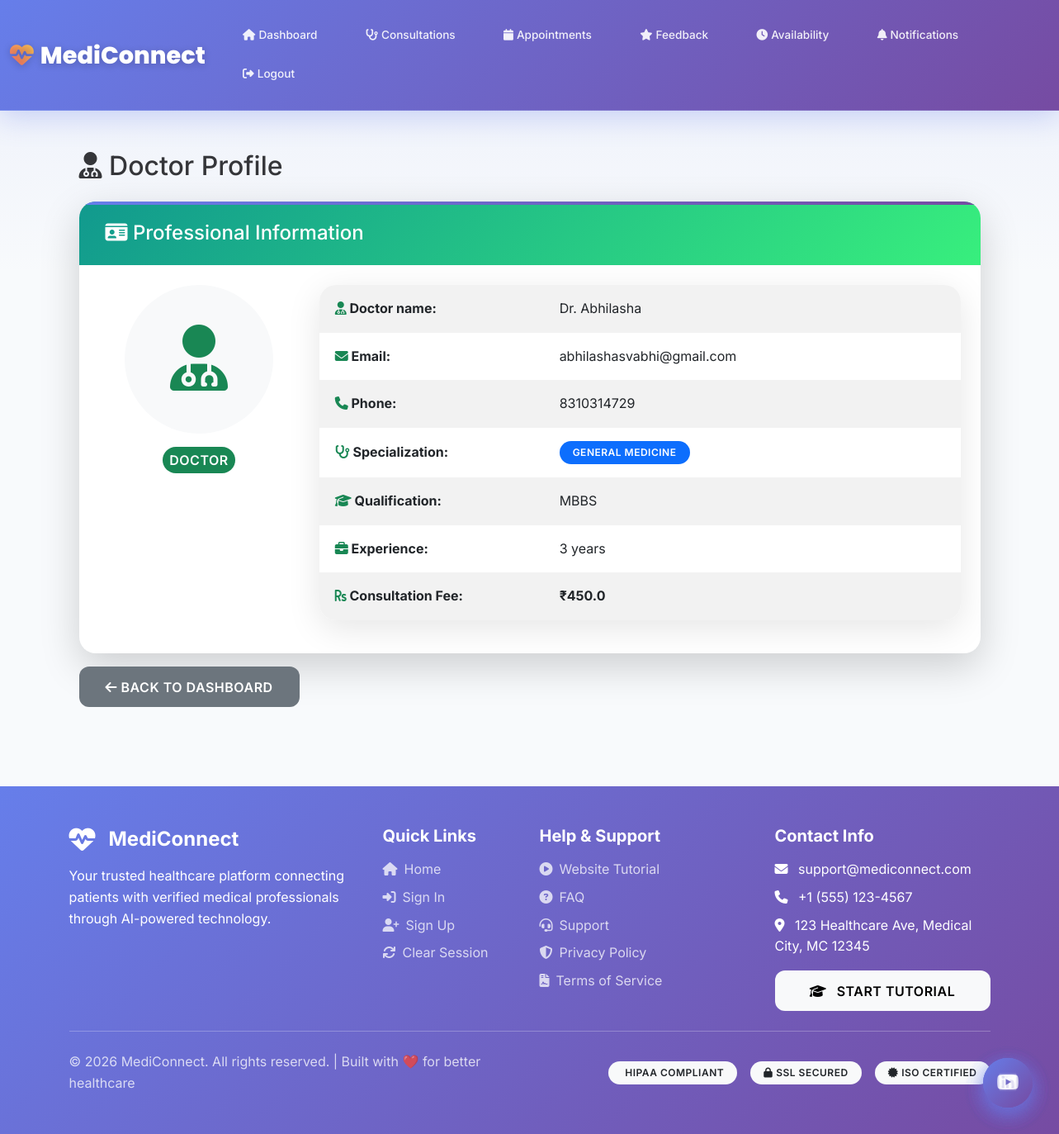
The app's page /doctor/profile (signed in) with its own data.
### tables this page shows
CREATE TABLE users (
        id INTEGER PRIMARY KEY AUTOINCREMENT,
        name TEXT NOT NULL,
        email TEXT UNIQUE NOT NULL,
        password TEXT NOT NULL,
        role TEXT NOT NULL,
        phone TEXT,
        address TEXT,
        age INTEGER,
        gender TEXT,
        created_at TIMESTAMP DEFAULT CURRENT_TIMESTAMP
    , account_status VARCHAR(20) DEFAULT 'active');

CREATE TABLE doctors (
        id INTEGER PRIMARY KEY AUTOINCREMENT,
        user_id INTEGER,
        specialization TEXT,
        qualification TEXT,
        experience INTEGER,
        consultation_fee REAL,
        available BOOLEAN DEFAULT 1, verification_id TEXT, verification_status TEXT DEFAULT 'Pending', degree_certificate_path VARCHAR(500), council_registration_path VARCHAR(500), documents_uploaded BOOLEAN DEFAULT 0, verification_notes TEXT,
        FOREIGN KEY (user_id) REFERENCES users(id)
    );

### app.py (the view)
@app.route('/doctor/profile')
@login_required
@role_required('doctor')
def doctor_profile():
    conn = get_db()
    user = conn.execute('SELECT * FROM users WHERE id = ?', (session['user_id'],)).fetchone()
    doctor = conn.execute('SELECT * FROM doctors WHERE user_id = ?', (session['user_id'],)).fetchone()
    conn.close()
    return render_template('doctor_profile.html', user=user, doctor=doctor)

### app.py (called while the page is built)
def get_db():
    conn = sqlite3.connect('medical.db')
    conn.row_factory = sqlite3.Row
    return conn

def login_required(f):
    @wraps(f)
    def decorated_function(*args, **kwargs):
        if 'user_id' not in session:
            flash('Please login first', 'warning')
            return redirect(url_for('signin_as'))
        if 'last_activity' in session:
            last_activity = datetime.fromisoformat(session['last_activity'])
            if datetime.now() - last_activity > timedelta(minutes=30):
                session.clear()
                flash('Session expired due to inactivity. Please login again.', 'warning')
                return redirect(url_for('signin_as'))
        session['last_activity'] = datetime.now().isoformat()
        session.permanent = True
        return f(*args, **kwargs)
    return decorated_function

def role_required(role):
    def decorator(f):
        @wraps(f)
        def decorated_function(*args, **kwargs):
            if 'role' not in session or session['role'] != role:
                flash('Access denied', 'danger')
                return redirect(url_for('signin_as'))
            return f(*args, **kwargs)
        return decorated_function
    return decorator

### templates/doctor_profile.html (shortened to what this page needs)
{% extends "base_clean.html" %}
{% block content %}
<div class="container">
    <h2 class="mb-4" style="color: #333;">
        <i class="fas fa-user-md"></i> Doctor Profile
    </h2>
    <div class="card shadow-lg">
        <div class="card-header" style="background: linear-gradient(135deg, #11998e 0%, #38ef7d 100%); color: white;">
            <h4 class="mb-0"><i class="fas fa-id-card"></i> Professional Information</h4>
        </div>
        <div class="card-body p-4">
            <div class="row">
                <div class="col-md-3 text-center mb-4">
                    <div class="bg-light rounded-circle p-5 d-inline-block mb-3" style="width: 180px; height: 180px; display: flex; align-items: center; justify-content: center;">
                        <i class="fas fa-user-md fa-5x text-success"></i>
                    </div>
                    <h5 class="badge bg-success p-2" style="font-size: 16px;">Doctor</h5>
                </div>
                <div class="col-md-9">
                    <table class="table table-borderless table-striped">
                        <tbody>
                            <tr>
                                <td width="35%" class="fw-bold"><i class="fas fa-user-md text-success"></i> Doctor name:</td>
                                <td>Dr. {{ user.name }}</td>
                            </tr>
                            <tr>
                                <td class="fw-bold"><i class="fas fa-envelope text-success"></i> Email:</td>
                                <td>{{ user.email }}</td>
                            </tr>
                            <tr>
                                <td class="fw-bold"><i class="fas fa-phone text-success"></i> Phone:</td>
                                <td>{{ user.phone }}</td>
                            </tr>
                            <tr>
                                <td class="fw-bold"><i class="fas fa-stethoscope text-success"></i> Specialization:</td>
                                <td><span class="badge bg-primary">{{ doctor.specialization }}</span></td>
                            </tr>
                            <tr>
                                <td class="fw-bold"><i class="fas fa-graduation-cap text-success"></i> Qualification:</td>
                                <td>{{ doctor.qualification }}</td>
                            </tr>
                            <tr>
                                <td class="fw-bold"><i class="fas fa-briefcase text-success"></i> Experience:</td>
                                <td>{{ doctor.experience }} years</td>
                            </tr>
                            <tr>
                                <td class="fw-bold"><i class="fas fa-rupee-sign text-success"></i> Consultation Fee:</td>
                                <td><strong>₹{{ doctor.consultation_fee }}</strong></td>
                            </tr>
                        </tbody>
                    </table>
                </div>
            </div>
        </div>
    </div>
    <div class="mt-3">
        <a href="{{ url_for('doctor_dashboard') }}" class="btn btn-secondary">
            <i class="fas fa-arrow-left"></i> Back to Dashboard
        </a>
    </div>
</div>
{% endblock %}

### templates/base_clean.html (style rules this page uses)
:root { --primary-gradient: linear-gradient(135deg, #667eea 0%, #764ba2 100%); --secondary-gradient: linear-gradient(135deg, #f093fb 0%, #f5576c 100%); --success-gradient: linear-gradient(135deg, #4facfe 0%, #00f2fe 100%); --warning-gradient: linear-gradient(135deg, #43e97b 0%, #38f9d7 100%); --danger-gradient: linear-gradient(135deg, #fa709a 0%, #fee140 100%); --dark-gradient: linear-gradient(135deg, #2c3e50 0%, #34495e 100%); --light-bg: #f8fafc; --card-shadow: 0 10px 40px rgba(0, 0, 0, 0.1); --card-shadow-hover: 0 20px 60px rgba(0, 0, 0, 0.15); --border-radius: 20px; --transition: all 0.4s cubic-bezier(0.4, 0, 0.2, 1); }
* { margin: 0; padding: 0; box-sizing: border-box; }
body { font-family: 'Inter', -apple-system, BlinkMacSystemFont, 'Segoe UI', sans-serif; background: var(--light-bg); color: #2d3748; line-height: 1.6; overflow-x: hidden; }
.card { border: none; border-radius: var(--border-radius); box-shadow: var(--card-shadow); transition: var(--transition); background: white; overflow: hidden; position: relative; }
.card::before { content: ''; position: absolute; top: 0; left: 0; right: 0; height: 4px; background: var(--primary-gradient); }
.card-header { background: var(--primary-gradient); color: white; border: none; padding: 1.5rem 2rem; font-weight: 600; font-size: 1.1rem; }
.card-body { padding: 2rem; }
.btn { border-radius: 12px; padding: 0.8rem 2rem; font-weight: 600; text-transform: uppercase; letter-spacing: 0.5px; transition: var(--transition); border: none; position: relative; overflow: hidden; }
.btn::before { content: ''; position: absolute; top: 50%; left: 50%; width: 0; height: 0; background: rgba(255, 255, 255, 0.3); border-radius: 50%; transform: translate(-50%, -50%); transition: width 0.6s, height 0.6s; }
.table { border-radius: var(--border-radius); overflow: hidden; box-shadow: var(--card-shadow); background: white; table-layout: fixed !important; width: 100% !important; }
.table tbody td { padding: 1rem 1.2rem; border-color: #f1f5f9; vertical-align: middle; word-wrap: break-word !important; overflow: hidden !important; text-overflow: ellipsis !important; }
.card-body { position: relative !important; z-index: 1 !important; }
.badge { padding: 0.5rem 1rem; border-radius: 20px; font-weight: 600; text-transform: uppercase; letter-spacing: 0.5px; }
html { scroll-behavior: smooth; }
body { animation: pageFadeIn .35s ease; }
.card, .stat-card, .panel, .ac { transition: transform .22s ease, box-shadow .22s ease !important; }

### records on screen
users: name "Abhilasha", email "abhilashasvabhi@gmail.com", phone "8310314729"
doctors: specialization "GENERAL MEDICINE", qualification "MBBS", experience "3", consultation_fee "450.0"
